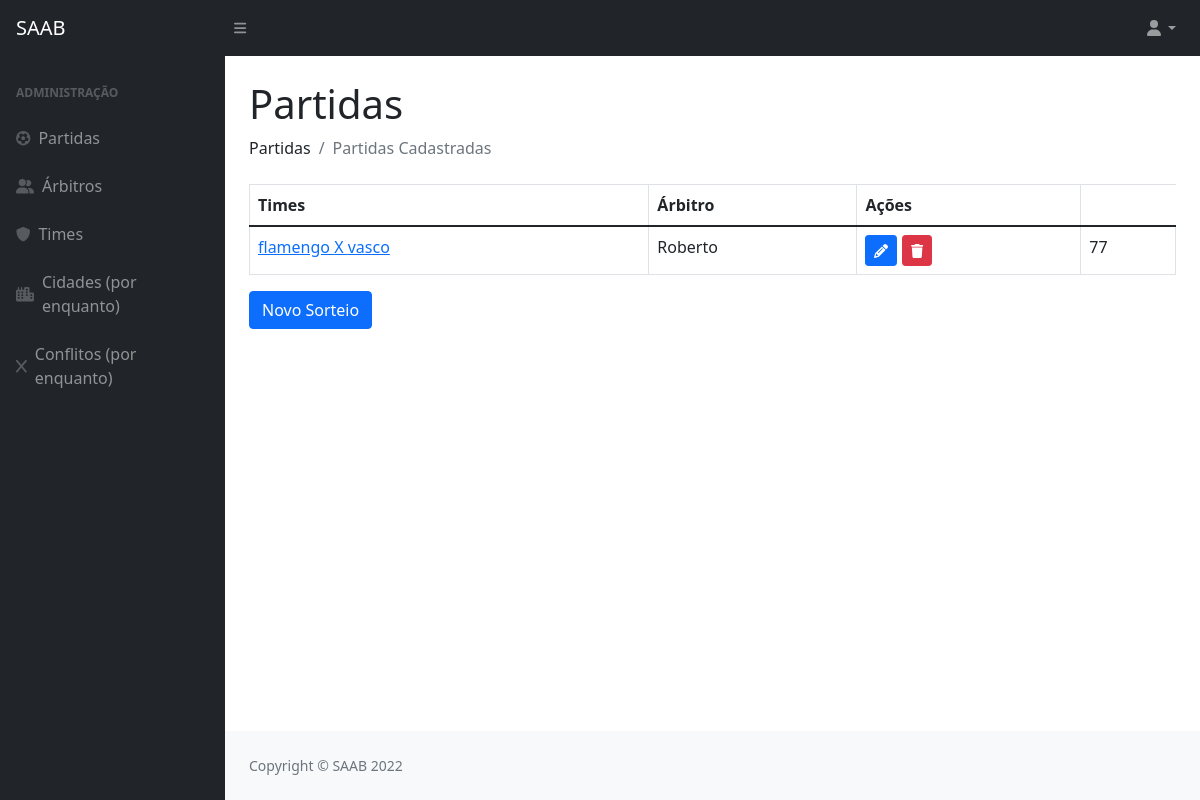
Before: /partidas/ with the older database file.
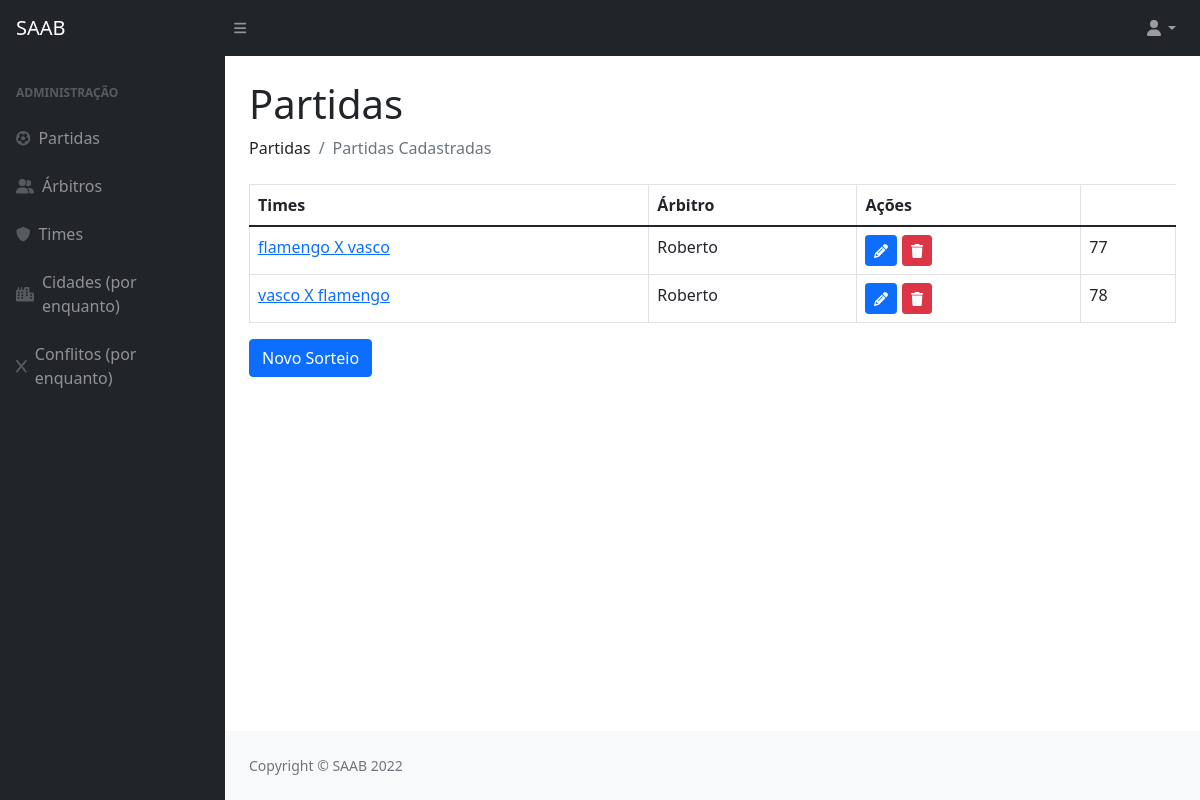
After: the same page with the newer database file.
### privado/models.py (models this page shows, shortened)
class Partida(models.Model):
    codigo = models.AutoField(primary_key=True)
    usuario = models.ForeignKey(Usuario, on_delete=models.CASCADE)
    arbitro = models.ForeignKey(Arbitro, on_delete=models.CASCADE)
    visitante  = models.ForeignKey(Time, on_delete=models.CASCADE, related_name='visitante')
    local  = models.ForeignKey(Time, on_delete=models.CASCADE, related_name='local')
    data = models.DateField()

class Time(models.Model):
    codigo = models.AutoField(primary_key=True)
    nome = models.CharField(max_length=100)
    cidade = models.ForeignKey(Cidade, on_delete=models.CASCADE)
    def __str__(self):
        return (self.nome)

class Arbitro(models.Model):
    codigo = models.AutoField(primary_key=True)
    datanasc = models.DateField()
    cidade = models.ForeignKey(Cidade, on_delete=models.CASCADE)
    nome = models.CharField(max_length=100)
    formafisica = models.BooleanField()
    def __str__(self):
        return (self.nome)

### privado/views.py (the view)
# urls.py: path('partidas/', inicioAdmin, name = "url_partida"),
def inicioAdmin(request):
    part = Partida.objects.all()
    parametros = {"partidas": part}
    return render(request, "SAAB/partidas.html", parametros)

### privado/templates/SAAB/partidas.html (shortened to what this page needs)
{% extends 'SAAB/layout.html' %}
{% block conteudo %}
{% load static %}
{% load crispy_forms_tags %}
<!DOCTYPE html>
<html>
<head>
</head>
<body>
<h1 class="mt-4">Partidas</h1>
<ol class="breadcrumb mb-4">
    <li class="breadcrumb-item">Partidas</li>
    <li class="breadcrumb-item active">Partidas Cadastradas</li>
</ol>
<table class="table table-bordered">
  <thead>
    <tr>
      <th>Times</th>
      <th>Árbitro</th>
      <th>Ações</th>
    </tr>
  </thead>
{% for i in partidas %}
  <tr>
    <td>
      <a href="{% url 'url_detalhamentoPartida' i.codigo %}">{{ i.local }} X {{ i.visitante }}</a>
    </td>
    <td>{{ i.arbitro }}</td>
    <td>
      <a href="{% url 'url_updatePartida' i.codigo %}"><button class="btn btn-primary btn-sm"><i class="fas fa-pencil"></i></button></a>
      <a href="{% url 'url_deletePartida' i.codigo %}"><button class="btn btn-danger btn-sm"><i class="fas fa-trash"></i></button></a>
    </td>
    <td>{{ i.codigo }}</td>
  </tr>
  {% endfor %}
</table>
<a href="{% url 'url_sorteio' %}"><button class="btn btn-primary">Novo Sorteio</button></a>
</body>
</html>
{% endblock %}

Changed rows visible on the page:
added Partida: local "vasco", visitante "flamengo", arbitro "Roberto", codigo "78"
